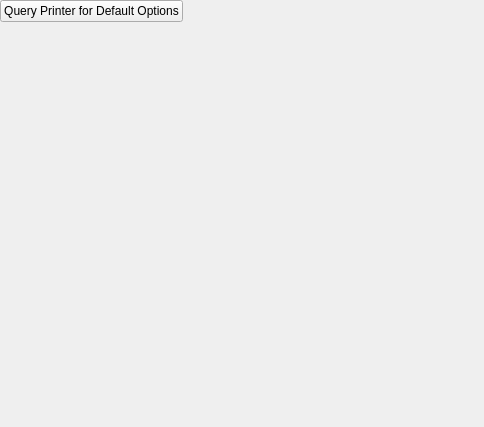
<?xml version="1.0" encoding="UTF-8"?>
<ui version="4.0">
 <class>PrinterOptions</class>
 <widget class="QWidget" name="PrinterOptions">
  <property name="geometry">
   <rect>
    <x>0</x>
    <y>0</y>
    <width>484</width>
    <height>427</height>
   </rect>
  </property>
  <layout class="QGridLayout" name="gridLayout">
   <property name="margin">
    <number>0</number>
   </property>
   <item row="0" column="0">
    <widget class="KPushButton" name="autoConfigurePB">
     <property name="sizePolicy">
      <sizepolicy hsizetype="Fixed" vsizetype="Fixed">
       <horstretch>0</horstretch>
       <verstretch>0</verstretch>
      </sizepolicy>
     </property>
     <property name="text">
      <string>Query Printer for Default Options</string>
     </property>
    </widget>
   </item>
   <item row="1" column="0">
    <widget class="QScrollArea" name="scrollArea">
     <property name="frameShape">
      <enum>QFrame::NoFrame</enum>
     </property>
     <property name="widgetResizable">
      <bool>true</bool>
     </property>
     <property name="alignment">
      <set>Qt::AlignHCenter|Qt::AlignTop</set>
     </property>
     <widget class="QWidget" name="scrollAreaWidgetContents">
      <property name="geometry">
       <rect>
        <x>0</x>
        <y>0</y>
        <width>484</width>
        <height>401</height>
       </rect>
      </property>
      <layout class="QVBoxLayout" name="verticalLayout_2">
       <item>
        <layout class="QVBoxLayout" name="verticalLayout"/>
       </item>
      </layout>
     </widget>
    </widget>
   </item>
  </layout>
 </widget>
 <customwidgets>
  <customwidget>
   <class>KPushButton</class>
   <extends>QPushButton</extends>
   <header>kpushbutton.h</header>
  </customwidget>
 </customwidgets>
 <resources/>
 <connections/>
</ui>
